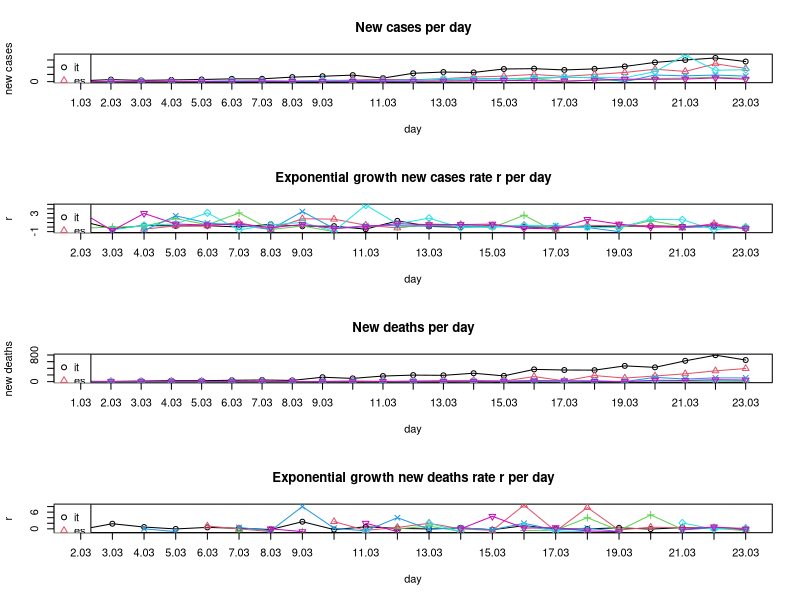

The R source for this figure:
## Exponential growth
# y = a * (1 + r)^x
# a = initial value (the amount before measuring growth or decay)
# r = growth or decay rate (most often represented as a percentage and expressed as a decimal)
# x = number of time intervals that have passed
# (y/a)^(1/x) - 1 = r

BASE_DIR <- "~/covid-19/"
setwd(BASE_DIR)

## March: New confirmed covid-19 cases per day. Data taken from daily situation reports from the WHO website.
days <- c('01.03','02.03','03.03','04.03','05.03','06.03','07.03',
          '08.03','09.03','10.03','11.03','12.03','13.03','14.03',
          '15.03','16.03','17.03','18.03','19.03','20.03','21.03',
          '22.03','23.03')
it <- c(240,561,347,466,587,769,778,1247,1492,1797,977,2313,2651,
        2547,3497,3590,3233,3526,4207,5322,5986,6557,5560)
es <- c(13,0,69,37,47,59,117,56,159,435,615,501,825,1266,1522,2000,
        1438,1987,2538,3431,2833,4946,3646)
ch <- c(8,6,6,7,20,30,123,55,68,0,159,154,213,267,234,841,0,450,353,
        853,977,1237,894)
fr <- c(43,0,91,21,73,138,193,93,410,286,372,495,591,780,829,911,
        1193,1079,0,1834,1598,1821,1525)
de <- c(0,72,28,39,66,272,105,156,317,27,157,271,802,693,733,1043,
        1174,1144,1042,2801,7324,3140,3311)
uk <- c(3,13,3,12,20,29,49,43,67,46,50,87,134,208,342,251,152,407,
        672,647,706,1035,669)
all_countries <- list(it,es,ch,fr,de,uk)

## March: New confirmed covid-19 deaths per day. Data taken from daily situation reports from the WHO website.
it_d <- c(8,6,17,28,27,41,49,37,132,97,168,196,189,252,173,368,349,
          345,473,429,625,795,649)
es_d <- c(0,0,0,0,1,2,2,0,5,18,8,12,36,36,16,152,21,182,107,169,
          235,324,394)
ch_d <- c(0,0,0,0,0,1,0,1,0,0,1,1,2,0,5,2,1,5,2,12,10,13,4)
fr_d <- c(0,0,1,1,0,2,3,1,9,11,3,15,13,18,12,36,21,27,0,128,78,112,
          112)
de_d <- c(0,0,0,0,0,0,0,0,0,2,0,1,3,0,2,4,1,0,0,8,25,22,27)
uk_d <- c(0,0,0,0,0,0,1,1,0,1,3,0,2,2,11,14,20,5,0,41,33,56,48)
all_countries_d <- list(it_d,es_d,ch_d,fr_d,de_d,uk_d)

## Computing exponential growth rates r
compute_r <- function(y, t, x){
  r <- c()
  for(i in 2:length(t)){
    new_r <- (y[i] / y[i-1])^(1/x) - 1
    if(abs(new_r) %in% c(Inf, NaN)) new_r <- NA
    r <- c(r, new_r)
  }
  return(r)
}

r_it <- compute_r(it, days, 1)
r_es <- compute_r(es, days, 1)
r_ch <- compute_r(ch, days, 1)
r_fr <- compute_r(fr, days, 1)
r_de <- compute_r(de, days, 1)
r_uk <- compute_r(uk, days, 1)
all_countries_r <- list(r_it,r_es,r_ch,r_fr,r_de,r_uk)

r_it_d <- compute_r(it_d, days, 1)
r_es_d <- compute_r(es_d, days, 1)
r_ch_d <- compute_r(ch_d, days, 1)
r_fr_d <- compute_r(fr_d, days, 1)
r_de_d <- compute_r(de_d, days, 1)
r_uk_d <- compute_r(uk_d, days, 1)
all_countries_r_d <- list(r_it_d,r_es_d,r_ch_d,r_fr_d,r_de_d,r_uk_d)

## Plotting
all_countries_names <- c('it','es','ch','fr','de','uk')
colors <- 1:length(all_countries_names)
pchs <- 1:length(all_countries_names)

pdf('figures/static-new-cases-with-growth-rate.pdf', height = 10, paper = 'a4')

par(mfrow=c(4,1))

# New cases per day
plot(days, unlist(all_countries[1]), main='New cases per day', type='o',
     ylim=c(0,max(unlist(all_countries),na.rm=T)),
     xaxt="n", col=colors[1], pch=pchs[1], ylab='new cases', xlab='day')
axis(1, at=days, labels=T)
for(i in 2:length(all_countries)){
  lines(days, unlist(all_countries[i]), type='o', col=colors[i], pch=pchs[i])
}
legend('topleft',legend=all_countries_names,col=colors,pch=pchs)

# Exponential growth new cases rate r per day
plot(days[-1], unlist(all_countries_r[1]), main='Exponential growth new cases rate r per day', type='o',
     ylim=c(min(unlist(all_countries_r),na.rm=T), max(unlist(all_countries_r),na.rm=T)),
     xaxt="n", col=colors[1], pch=pchs[1], ylab='r', xlab='day')
axis(1, at=days[-1], labels=T)
for(i in 2:length(all_countries_r)){
  lines(days[-1], unlist(all_countries_r[i]), type='o', col=colors[i], pch=pchs[i])
}
legend('topleft',legend=all_countries_names,col=colors,pch=pchs)


# New deaths per day
plot(days, unlist(all_countries_d[1]), main='New deaths per day', type='o',
     ylim=c(0,max(unlist(all_countries_d),na.rm=T)),
     xaxt="n", col=colors[1], pch=pchs[1], ylab='new deaths', xlab='day')
axis(1, at=days, labels=T)
for(i in 2:length(all_countries_d)){
  lines(days, unlist(all_countries_d[i]), type='o', col=colors[i], pch=pchs[i])
}
legend('topleft',legend=all_countries_names,col=colors,pch=pchs)

# Exponential growth new deaths rate r per day
plot(days[-1], unlist(all_countries_r_d[1]), main='Exponential growth new deaths rate r per day', type='o',
     ylim=c(min(unlist(all_countries_r_d),na.rm=T), max(unlist(all_countries_r_d),na.rm=T)),
     xaxt="n", col=colors[1], pch=pchs[1], ylab='r', xlab='day')
axis(1, at=days[-1], labels=T)
for(i in 2:length(all_countries_r_d)){
  lines(days[-1], unlist(all_countries_r_d[i]), type='o', col=colors[i], pch=pchs[i])
}
legend('topleft',legend=all_countries_names,col=colors,pch=pchs)

dev.off <- dev.off()
